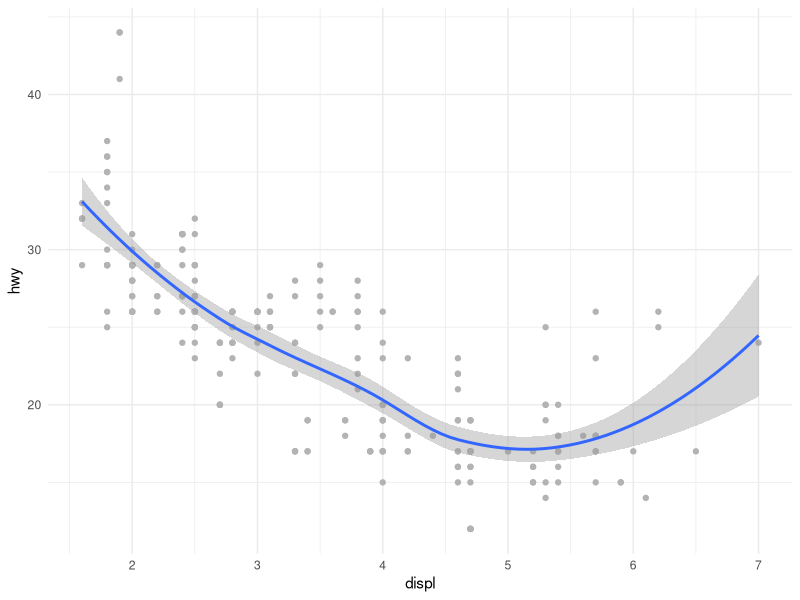

Here is the R script that generated this plot:
## ---- chunk 1
knitr::opts_chunk$set(echo = FALSE)
## ---- chunk 2
library(tidyverse)
ggplot(mpg, aes(displ, hwy)) +
  geom_point(color = "gray70") +
  geom_smooth() +
  theme_minimal()
